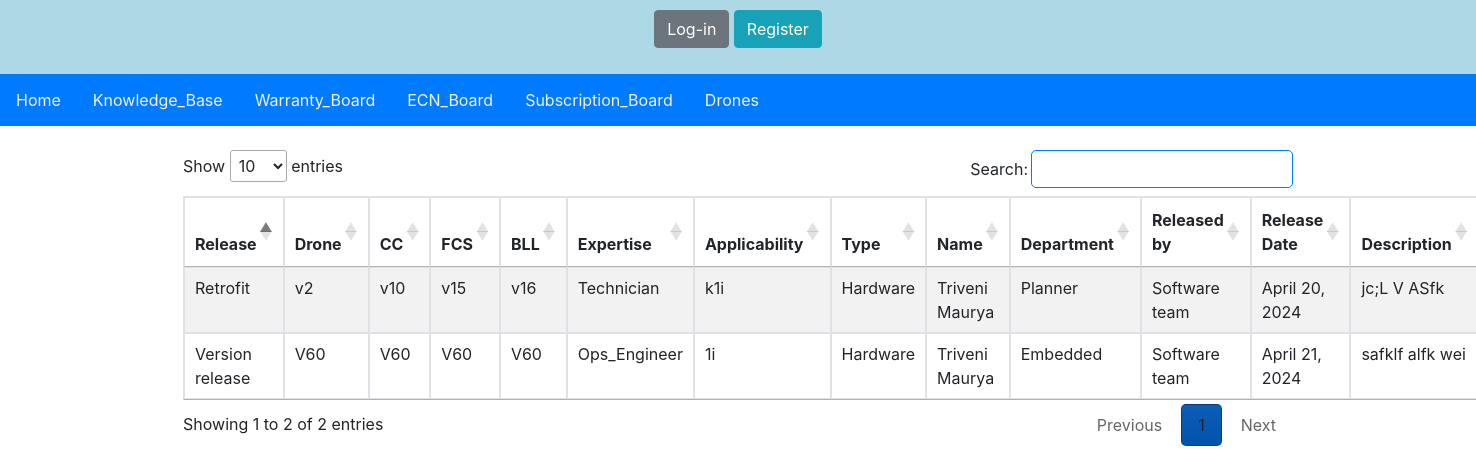
The page /release/ on the database its author committed.
### main/models.py (models this page shows, shortened)
class ECN(models.Model):
    id = models.AutoField(primary_key=True)
    release = models.CharField(max_length=100)
    Drone_version = models.CharField(max_length=100)
    CC_version = models.CharField(max_length=100)
    FCS_version = models.CharField(max_length=100)
    BLL_version = models.CharField(max_length=100)
    expertise = models.CharField(max_length=10, choices=expertise_choice, default=1)
    applicable_on = models.ForeignKey(ProductModel, on_delete=models.CASCADE)
    type = models.CharField(max_length=20, choices=type_choice, default=1)
    name = models.CharField(max_length=100)
    department = models.CharField(max_length=50, choices=department_choice, default=1)
    release_by = models.CharField(max_length=100)
    release_date = models.DateField()
    desc = models.TextField(max_length=2000)
    sop = models.FileField(upload_to='documents/SOP/')
    created_on = models.DateField(auto_now_add=True)

class ProductModel(models.Model):
    id = models.AutoField(primary_key=True)
    model_name = models.CharField(max_length=100)
    product = models.ForeignKey(Product, on_delete=models.CASCADE)
    image = models.ImageField(upload_to='image/productmodel/', height_field=None, width_field=None,
                              max_length=100)
    spec = models.FileField(upload_to='documents/productmodel/')
    description = models.TextField()
    created_on = models.DateField(auto_now=True)
    def __str__(self):
        return self.model_name

### main/views.py (the view)
# urls.py: path('release/', views.release_veiw, name='release'),
def release_veiw(request):
    ecns = ECN.objects.all()
    return render(request, 'release.html', {'ecns': ecns})

### static/templates/release.html (shortened to what this page needs)
{% include 'nav.html' %}
<!DOCTYPE html>
<html lang="en" xmlns="http://www.w3.org/1999/html">
<head>
    <link rel="stylesheet" href="https://stackpath.bootstrapcdn.com/bootstrap/4.5.2/css/bootstrap.min.css">
    <link rel="stylesheet" type="text/css" href="https://cdn.datatables.net/1.11.5/css/jquery.dataTables.css">
</head>
<body>
<div class="container mt-4">
    <div class="row">
        <div class="col-md-12">
            <table id="ecn-table" class="table table-striped table-bordered" style="width:100%">
               <thead>
                <tr>
                    <th>Release</th>
                    <th>Drone</th>
                    <th>CC</th>
                    <th>FCS</th>
                    <th>BLL</th>
                    <th>Expertise</th>
                    <th>Applicability</th>
                    <th>Type</th>
                    <th>Name</th>
                    <th>Department</th>
                    <th>Released by</th>
                    <th>Release Date</th>
                    <th>Description</th>
                </tr>
                </thead>
                <tbody>
                {% for ecn in ecns %}
                <tr>
                    <td>{{ ecn.release }}</td>
                    <td>{{ ecn.Drone_version }}</td>
                    <td>{{ ecn.CC_version }}</td>
                    <td>{{ ecn.FCS_version }}</td>
                    <td>{{ ecn.BLL_version }}</td>
                    <td>{{ ecn.get_expertise_display }}</td>
                    <td>{{ ecn.applicable_on }}</td>
                    <td>{{ ecn.get_type_display }}</td>
                    <td>{{ ecn.name }}</td>
                    <td>{{ ecn.get_department_display }}</td>
                    <td>{{ ecn.release_by }}</td>
                    <td>{{ ecn.release_date }}</td>
                    <td>{{ ecn.desc }}</td>
                </tr>
                {% endfor %}
                </tbody>
            </table>
        </div>
    </div>
</div>
</body>
</html>

### static/templates/nav.html (style rules this page uses)
body { margin: 0; font-size: 16px; font-family: Arial, Helvetica, sans-serif; }

### rows shown on the page
ECN: release "Retrofit", Drone_version "v2", CC_version "v10", FCS_version "v15", BLL_version "v16", expertise "Technician", applicable_on "k1i", type "Hardware", name "Triveni Maurya", department "Planner", release_by "Software team", release_date "April 20, 2024", desc "jc;L V ASfk"
ECN: release "Version release", Drone_version "V60", CC_version "V60", FCS_version "V60", BLL_version "V60", expertise "Ops_Engineer", applicable_on "1i", type "Hardware", name "Triveni Maurya", department "Embedded", release_by "Software team", release_date "April 21, 2024", desc "safklf alfk wei"
